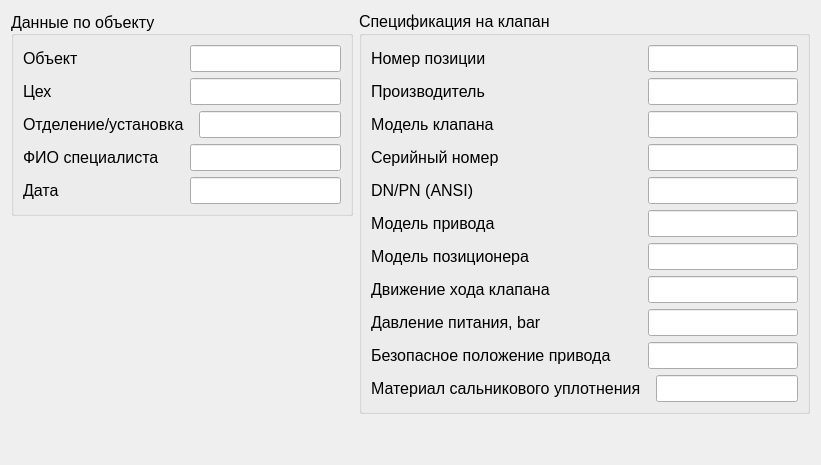
          <widget class="QWidget" name="general">
           <attribute name="title">
            <string>Общие данные</string>
           </attribute>
           <layout class="QHBoxLayout" name="horizontalLayout_8">
            <item>
             <layout class="QVBoxLayout" name="verticalLayout_36">
              <item>
               <widget class="QGroupBox" name="groupBox_objectData">
                <property name="sizePolicy">
                 <sizepolicy hsizetype="Expanding" vsizetype="Maximum">
                  <horstretch>2</horstretch>
                  <verstretch>0</verstretch>
                 </sizepolicy>
                </property>
                <property name="font">
                 <font>
                  <family>Segoe UI</family>
                  <pointsize>12</pointsize>
                  <stylestrategy>PreferDefault</stylestrategy>
                 </font>
                </property>
                <property name="title">
                 <string>Данные по объекту</string>
                </property>
                <property name="alignment">
                 <set>Qt::AlignmentFlag::AlignLeading|Qt::AlignmentFlag::AlignLeft|Qt::AlignmentFlag::AlignVCenter</set>
                </property>
                <layout class="QVBoxLayout" name="verticalLayout_37">
                 <item>
                  <layout class="QHBoxLayout" name="horizontalLayout_object">
                   <property name="spacing">
                    <number>15</number>
                   </property>
                   <item>
                    <widget class="QLabel" name="label_object">
                     <property name="sizePolicy">
                      <sizepolicy hsizetype="Expanding" vsizetype="Preferred">
                       <horstretch>0</horstretch>
                       <verstretch>0</verstretch>
                      </sizepolicy>
                     </property>
                     <property name="minimumSize">
                      <size>
                       <width>150</width>
                       <height>0</height>
                      </size>
                     </property>
                     <property name="text">
                      <string>Объект</string>
                     </property>
                    </widget>
                   </item>
                   <item>
                    <widget class="QLineEdit" name="lineEdit_object">
                     <property name="sizePolicy">
                      <sizepolicy hsizetype="Expanding" vsizetype="Fixed">
                       <horstretch>0</horstretch>
                       <verstretch>0</verstretch>
                      </sizepolicy>
                     </property>
                     <property name="readOnly">
                      <bool>true</bool>
                     </property>
                     <property name="clearButtonEnabled">
                      <bool>false</bool>
                     </property>
                    </widget>
                   </item>
                  </layout>
                 </item>
                 <item>
                  <layout class="QHBoxLayout" name="horizontalLayout_manufacture">
                   <property name="spacing">
                    <number>15</number>
                   </property>
                   <item>
                    <widget class="QLabel" name="label_manufacture">
                     <property name="sizePolicy">
                      <sizepolicy hsizetype="Expanding" vsizetype="Preferred">
                       <horstretch>0</horstretch>
                       <verstretch>0</verstretch>
                      </sizepolicy>
                     </property>
                     <property name="minimumSize">
                      <size>
                       <width>150</width>
                       <height>0</height>
                      </size>
                     </property>
                     <property name="text">
                      <string>Цех</string>
                     </property>
                    </widget>
                   </item>
                   <item>
                    <widget class="QLineEdit" name="lineEdit_manufacture">
                     <property name="sizePolicy">
                      <sizepolicy hsizetype="Expanding" vsizetype="Fixed">
                       <horstretch>0</horstretch>
                       <verstretch>0</verstretch>
                      </sizepolicy>
                     </property>
                     <property name="readOnly">
                      <bool>true</bool>
                     </property>
                     <property name="clearButtonEnabled">
                      <bool>false</bool>
                     </property>
                    </widget>
                   </item>
                  </layout>
                 </item>
                 <item>
                  <layout class="QHBoxLayout" name="horizontalLayout_department">
                   <property name="spacing">
                    <number>15</number>
                   </property>
                   <item>
                    <widget class="QLabel" name="label_department">
                     <property name="sizePolicy">
                      <sizepolicy hsizetype="Expanding" vsizetype="Preferred">
                       <horstretch>0</horstretch>
                       <verstretch>0</verstretch>
                      </sizepolicy>
                     </property>
                     <property name="minimumSize">
                      <size>
                       <width>150</width>
                       <height>0</height>
                      </size>
                     </property>
                     <property name="text">
                      <string>Отделение/установка</string>
                     </property>
                    </widget>
                   </item>
                   <item>
                    <widget class="QLineEdit" name="lineEdit_department">
                     <property name="sizePolicy">
                      <sizepolicy hsizetype="Expanding" vsizetype="Fixed">
                       <horstretch>0</horstretch>
                       <verstretch>0</verstretch>
                      </sizepolicy>
                     </property>
                     <property name="readOnly">
                      <bool>true</bool>
                     </property>
                     <property name="clearButtonEnabled">
                      <bool>false</bool>
                     </property>
                    </widget>
                   </item>
                  </layout>
                 </item>
                 <item>
                  <layout class="QHBoxLayout" name="horizontalLayout_FIO">
                   <property name="spacing">
                    <number>15</number>
                   </property>
                   <item>
                    <widget class="QLabel" name="label_FIO">
                     <property name="sizePolicy">
                      <sizepolicy hsizetype="Expanding" vsizetype="Preferred">
                       <horstretch>0</horstretch>
                       <verstretch>0</verstretch>
                      </sizepolicy>
                     </property>
                     <property name="minimumSize">
                      <size>
                       <width>150</width>
                       <height>0</height>
                      </size>
                     </property>
                     <property name="text">
                      <string>ФИО специалиста</string>
                     </property>
                    </widget>
                   </item>
                   <item>
                    <widget class="QLineEdit" name="lineEdit_FIO">
                     <property name="sizePolicy">
                      <sizepolicy hsizetype="Expanding" vsizetype="Fixed">
                       <horstretch>0</horstretch>
                       <verstretch>0</verstretch>
                      </sizepolicy>
                     </property>
                     <property name="readOnly">
                      <bool>true</bool>
                     </property>
                     <property name="clearButtonEnabled">
                      <bool>false</bool>
                     </property>
                    </widget>
                   </item>
                  </layout>
                 </item>
                 <item>
                  <layout class="QHBoxLayout" name="horizontalLayout_date">
                   <property name="spacing">
                    <number>15</number>
                   </property>
                   <item>
                    <widget class="QLabel" name="label_date">
                     <property name="sizePolicy">
                      <sizepolicy hsizetype="Expanding" vsizetype="Preferred">
                       <horstretch>0</horstretch>
                       <verstretch>0</verstretch>
                      </sizepolicy>
                     </property>
                     <property name="minimumSize">
                      <size>
                       <width>150</width>
                       <height>0</height>
                      </size>
                     </property>
                     <property name="text">
                      <string>Дата</string>
                     </property>
                    </widget>
                   </item>
                   <item>
                    <widget class="QLineEdit" name="lineEdit_date">
                     <property name="sizePolicy">
                      <sizepolicy hsizetype="Expanding" vsizetype="Fixed">
                       <horstretch>0</horstretch>
                       <verstretch>0</verstretch>
                      </sizepolicy>
                     </property>
                     <property name="readOnly">
                      <bool>true</bool>
                     </property>
                     <property name="clearButtonEnabled">
                      <bool>false</bool>
                     </property>
                    </widget>
                   </item>
                  </layout>
                 </item>
                </layout>
               </widget>
              </item>
              <item>
               <spacer name="verticalSpacer_objectData">
                <property name="orientation">
                 <enum>Qt::Orientation::Vertical</enum>
                </property>
                <property name="sizeHint" stdset="0">
                 <size>
                  <width>20</width>
                  <height>40</height>
                 </size>
                </property>
               </spacer>
              </item>
             </layout>
            </item>
            <item>
             <layout class="QVBoxLayout" name="verticalLayout_valveSpecification">
              <item>
               <widget class="QGroupBox" name="groupBox_valveSpecification">
                <property name="sizePolicy">
                 <sizepolicy hsizetype="Expanding" vsizetype="Maximum">
                  <horstretch>0</horstretch>
                  <verstretch>0</verstretch>
                 </sizepolicy>
                </property>
                <property name="font">
                 <font>
                  <family>Segoe UI</family>
                  <pointsize>12</pointsize>
                  <stylestrategy>PreferDefault</stylestrategy>
                 </font>
                </property>
                <property name="title">
                 <string>Спецификация на клапан</string>
                </property>
                <layout class="QVBoxLayout" name="verticalLayout_9">
                 <item>
                  <layout class="QHBoxLayout" name="horizontalLayout_position">
                   <property name="spacing">
                    <number>15</number>
                   </property>
                   <item>
                    <widget class="QLabel" name="label_positionNumber">
                     <property name="sizePolicy">
                      <sizepolicy hsizetype="Expanding" vsizetype="Maximum">
                       <horstretch>0</horstretch>
                       <verstretch>0</verstretch>
                      </sizepolicy>
                     </property>
                     <property name="minimumSize">
                      <size>
                       <width>262</width>
                       <height>0</height>
                      </size>
                     </property>
                     <property name="text">
                      <string>Номер позиции</string>
                     </property>
                    </widget>
                   </item>
                   <item>
                    <widget class="QLineEdit" name="lineEdit_positionNumber">
                     <property name="sizePolicy">
                      <sizepolicy hsizetype="Expanding" vsizetype="Fixed">
                       <horstretch>0</horstretch>
                       <verstretch>0</verstretch>
                      </sizepolicy>
                     </property>
                     <property name="readOnly">
                      <bool>true</bool>
                     </property>
                     <property name="clearButtonEnabled">
                      <bool>false</bool>
                     </property>
                    </widget>
                   </item>
                  </layout>
                 </item>
                 <item>
                  <layout class="QHBoxLayout" name="horizontalLayout_manufacturer">
                   <property name="spacing">
                    <number>15</number>
                   </property>
                   <item>
                    <widget class="QLabel" name="label_manufacturer">
                     <property name="sizePolicy">
                      <sizepolicy hsizetype="Expanding" vsizetype="Maximum">
                       <horstretch>0</horstretch>
                       <verstretch>0</verstretch>
                      </sizepolicy>
                     </property>
                     <property name="minimumSize">
                      <size>
                       <width>262</width>
                       <height>0</height>
                      </size>
                     </property>
                     <property name="text">
                      <string>Производитель</string>
                     </property>
                    </widget>
                   </item>
                   <item>
                    <widget class="QLineEdit" name="lineEdit_manufacturer">
                     <property name="sizePolicy">
                      <sizepolicy hsizetype="Expanding" vsizetype="Maximum">
                       <horstretch>0</horstretch>
                       <verstretch>0</verstretch>
                      </sizepolicy>
                     </property>
                     <property name="readOnly">
                      <bool>true</bool>
                     </property>
                     <property name="clearButtonEnabled">
                      <bool>false</bool>
                     </property>
                    </widget>
                   </item>
                  </layout>
                 </item>
                 <item>
                  <layout class="QHBoxLayout" name="horizontalLayout_valveModel">
                   <property name="spacing">
                    <number>15</number>
                   </property>
                   <item>
                    <widget class="QLabel" name="label_valveModel">
                     <property name="sizePolicy">
                      <sizepolicy hsizetype="Expanding" vsizetype="Maximum">
                       <horstretch>0</horstretch>
                       <verstretch>0</verstretch>
                      </sizepolicy>
                     </property>
                     <property name="minimumSize">
                      <size>
                       <width>262</width>
                       <height>0</height>
                      </size>
                     </property>
                     <property name="text">
                      <string>Модель клапана</string>
                     </property>
                    </widget>
                   </item>
                   <item>
                    <widget class="QLineEdit" name="lineEdit_valveModel">
                     <property name="sizePolicy">
                      <sizepolicy hsizetype="Expanding" vsizetype="Fixed">
                       <horstretch>0</horstretch>
                       <verstretch>0</verstretch>
                      </sizepolicy>
                     </property>
                     <property name="readOnly">
                      <bool>true</bool>
                     </property>
                     <property name="clearButtonEnabled">
                      <bool>false</bool>
                     </property>
                    </widget>
                   </item>
                  </layout>
                 </item>
                 <item>
                  <layout class="QHBoxLayout" name="horizontalLayout_serial">
                   <property name="spacing">
                    <number>15</number>
                   </property>
                   <item>
                    <widget class="QLabel" name="label_serialNumber">
                     <property name="sizePolicy">
                      <sizepolicy hsizetype="Expanding" vsizetype="Maximum">
                       <horstretch>0</horstretch>
                       <verstretch>0</verstretch>
                      </sizepolicy>
                     </property>
                     <property name="minimumSize">
                      <size>
                       <width>262</width>
                       <height>0</height>
                      </size>
                     </property>
                     <property name="text">
                      <string>Серийный номер</string>
                     </property>
                    </widget>
                   </item>
                   <item>
                    <widget class="QLineEdit" name="lineEdit_serialNumber">
                     <property name="sizePolicy">
                      <sizepolicy hsizetype="Expanding" vsizetype="Fixed">
                       <horstretch>0</horstretch>
                       <verstretch>0</verstretch>
                      </sizepolicy>
                     </property>
                     <property name="readOnly">
                      <bool>true</bool>
                     </property>
                     <property name="clearButtonEnabled">
                      <bool>false</bool>
                     </property>
                    </widget>
                   </item>
                  </layout>
                 </item>
                 <item>
                  <layout class="QHBoxLayout" name="horizontalLayout_DNPN">
                   <property name="spacing">
                    <number>15</number>
                   </property>
                   <item>
                    <widget class="QLabel" name="label_DNPN">
                     <property name="sizePolicy">
                      <sizepolicy hsizetype="Expanding" vsizetype="Maximum">
                       <horstretch>0</horstretch>
                       <verstretch>0</verstretch>
                      </sizepolicy>
                     </property>
                     <property name="minimumSize">
                      <size>
                       <width>262</width>
                       <height>0</height>
                      </size>
                     </property>
                     <property name="text">
                      <string>DN/PN (ANSI)</string>
                     </property>
                    </widget>
                   </item>
                   <item>
                    <widget class="QLineEdit" name="lineEdit_DNPN">
                     <property name="sizePolicy">
                      <sizepolicy hsizetype="Expanding" vsizetype="Fixed">
                       <horstretch>0</horstretch>
                       <verstretch>0</verstretch>
                      </sizepolicy>
                     </property>
                     <property name="text">
                      <string/>
                     </property>
                     <property name="readOnly">
                      <bool>true</bool>
                     </property>
                     <property name="clearButtonEnabled">
                      <bool>false</bool>
                     </property>
                    </widget>
                   </item>
                  </layout>
                 </item>
                 <item>
                  <layout class="QHBoxLayout" name="horizontalLayout_modelDrive">
                   <property name="spacing">
                    <number>15</number>
                   </property>
                   <item>
                    <widget class="QLabel" name="label_driveModel">
                     <property name="sizePolicy">
                      <sizepolicy hsizetype="Expanding" vsizetype="Maximum">
                       <horstretch>0</horstretch>
                       <verstretch>0</verstretch>
                      </sizepolicy>
                     </property>
                     <property name="minimumSize">
                      <size>
                       <width>262</width>
                       <height>0</height>
                      </size>
                     </property>
                     <property name="text">
                      <string>Модель привода</string>
                     </property>
                    </widget>
                   </item>
                   <item>
                    <widget class="QLineEdit" name="lineEdit_driveModel">
                     <property name="sizePolicy">
                      <sizepolicy hsizetype="Expanding" vsizetype="Fixed">
                       <horstretch>0</horstretch>
                       <verstretch>0</verstretch>
                      </sizepolicy>
                     </property>
                     <property name="readOnly">
                      <bool>true</bool>
                     </property>
                     <property name="clearButtonEnabled">
                      <bool>false</bool>
                     </property>
                    </widget>
                   </item>
                  </layout>
                 </item>
                 <item>
                  <layout class="QHBoxLayout" name="horizontalLayout_positioner">
                   <property name="spacing">
                    <number>15</number>
                   </property>
                   <item>
                    <widget class="QLabel" name="label_positionerModel">
                     <property name="sizePolicy">
                      <sizepolicy hsizetype="Expanding" vsizetype="Maximum">
                       <horstretch>0</horstretch>
                       <verstretch>0</verstretch>
                      </sizepolicy>
                     </property>
                     <property name="minimumSize">
                      <size>
                       <width>262</width>
                       <height>0</height>
                      </size>
                     </property>
                     <property name="text">
                      <string>Модель позиционера</string>
                     </property>
                    </widget>
                   </item>
                   <item>
                    <widget class="QLineEdit" name="lineEdit_positionerModel">
                     <property name="sizePolicy">
                      <sizepolicy hsizetype="Expanding" vsizetype="Fixed">
                       <horstretch>0</horstretch>
                       <verstretch>0</verstretch>
                      </sizepolicy>
                     </property>
                     <property name="readOnly">
                      <bool>true</bool>
                     </property>
                     <property name="clearButtonEnabled">
                      <bool>false</bool>
                     </property>
                    </widget>
                   </item>
                  </layout>
                 </item>
                 <item>
                  <layout class="QHBoxLayout" name="horizontalLayout_movement">
                   <property name="spacing">
                    <number>15</number>
                   </property>
                   <item>
                    <widget class="QLabel" name="label_strokeMovement">
                     <property name="sizePolicy">
                      <sizepolicy hsizetype="Expanding" vsizetype="Maximum">
                       <horstretch>0</horstretch>
                       <verstretch>0</verstretch>
                      </sizepolicy>
                     </property>
                     <property name="minimumSize">
                      <size>
                       <width>262</width>
                       <height>0</height>
                      </size>
                     </property>
                     <property name="text">
                      <string>Движение хода клапана</string>
                     </property>
                    </widget>
                   </item>
                   <item>
                    <widget class="QLineEdit" name="lineEdit_strokeMovement">
                     <property name="sizePolicy">
                      <sizepolicy hsizetype="Expanding" vsizetype="Fixed">
                       <horstretch>0</horstretch>
                       <verstretch>0</verstretch>
                      </sizepolicy>
                     </property>
                     <property name="readOnly">
                      <bool>true</bool>
                     </property>
                     <property name="clearButtonEnabled">
                      <bool>false</bool>
                     </property>
                    </widget>
                   </item>
                  </layout>
                 </item>
                 <item>
                  <layout class="QHBoxLayout" name="horizontalLayout_pressure">
                   <property name="spacing">
                    <number>15</number>
                   </property>
                   <item>
                    <widget class="QLabel" name="label_pressure">
                     <property name="sizePolicy">
                      <sizepolicy hsizetype="Expanding" vsizetype="Maximum">
                       <horstretch>0</horstretch>
                       <verstretch>0</verstretch>
                      </sizepolicy>
                     </property>
                     <property name="minimumSize">
                      <size>
                       <width>262</width>
                       <height>0</height>
                      </size>
                     </property>
                     <property name="text">
                      <string>Давление питания, bar</string>
                     </property>
                    </widget>
                   </item>
                   <item>
                    <widget class="QLineEdit" name="lineEdit_supplyPressure">
                     <property name="sizePolicy">
                      <sizepolicy hsizetype="Expanding" vsizetype="Fixed">
                       <horstretch>0</horstretch>
                       <verstretch>0</verstretch>
                      </sizepolicy>
                     </property>
                     <property name="readOnly">
                      <bool>true</bool>
                     </property>
                     <property name="clearButtonEnabled">
                      <bool>false</bool>
                     </property>
                    </widget>
                   </item>
                  </layout>
                 </item>
                 <item>
                  <layout class="QHBoxLayout" name="horizontalLayout_safePosition">
                   <property name="spacing">
                    <number>15</number>
                   </property>
                   <item>
                    <widget class="QLabel" name="label_safePosition">
                     <property name="sizePolicy">
                      <sizepolicy hsizetype="Expanding" vsizetype="Maximum">
                       <horstretch>0</horstretch>
                       <verstretch>0</verstretch>
                      </sizepolicy>
                     </property>
                     <property name="minimumSize">
                      <size>
                       <width>262</width>
                       <height>0</height>
                      </size>
                     </property>
                     <property name="text">
                      <string>Безопасное положение привода</string>
                     </property>
                    </widget>
                   </item>
                   <item>
                    <widget class="QLineEdit" name="lineEdit_safePosition">
                     <property name="sizePolicy">
                      <sizepolicy hsizetype="Expanding" vsizetype="Fixed">
                       <horstretch>0</horstretch>
                       <verstretch>0</verstretch>
                      </sizepolicy>
                     </property>
                     <property name="readOnly">
                      <bool>true</bool>
                     </property>
                     <property name="clearButtonEnabled">
                      <bool>false</bool>
                     </property>
                    </widget>
                   </item>
                  </layout>
                 </item>
                 <item>
                  <layout class="QHBoxLayout" name="horizontalLayout_materialStuffingBoxSe">
                   <property name="spacing">
                    <number>15</number>
                   </property>
                   <item>
                    <widget class="QLabel" name="label_materialStuffingBoxSeal">
                     <property name="sizePolicy">
                      <sizepolicy hsizetype="Expanding" vsizetype="Maximum">
                       <horstretch>0</horstretch>
                       <verstretch>0</verstretch>
                      </sizepolicy>
                     </property>
                     <property name="minimumSize">
                      <size>
                       <width>262</width>
                       <height>0</height>
                      </size>
                     </property>
                     <property name="text">
                      <string>Материал сальникового уплотнения</string>
                     </property>
                    </widget>
                   </item>
                   <item>
                    <widget class="QLineEdit" name="lineEdit_materialStuffingBoxSeal">
                     <property name="sizePolicy">
                      <sizepolicy hsizetype="Expanding" vsizetype="Fixed">
                       <horstretch>0</horstretch>
                       <verstretch>0</verstretch>
                      </sizepolicy>
                     </property>
                     <property name="readOnly">
                      <bool>true</bool>
                     </property>
                     <property name="clearButtonEnabled">
                      <bool>false</bool>
                     </property>
                    </widget>
                   </item>
                  </layout>
                 </item>
                </layout>
               </widget>
              </item>
              <item>
               <spacer name="verticalSpacer_Specification">
                <property name="orientation">
                 <enum>Qt::Orientation::Vertical</enum>
                </property>
                <property name="sizeHint" stdset="0">
                 <size>
                  <width>20</width>
                  <height>40</height>
                 </size>
                </property>
               </spacer>
              </item>
             </layout>
            </item>
           </layout>
          </widget>
